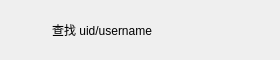
<?xml version="1.0" encoding="UTF-8"?>
<ui version="4.0">
 <class>AddUserItem</class>
 <widget class="QWidget" name="AddUserItem">
  <property name="geometry">
   <rect>
    <x>0</x>
    <y>0</y>
    <width>280</width>
    <height>60</height>
   </rect>
  </property>
  <property name="minimumSize">
   <size>
    <width>280</width>
    <height>60</height>
   </size>
  </property>
  <property name="maximumSize">
   <size>
    <width>280</width>
    <height>60</height>
   </size>
  </property>
  <property name="windowTitle">
   <string>Form</string>
  </property>
  <layout class="QHBoxLayout" name="horizontalLayout">
   <item>
    <widget class="QLabel" name="add_tip">
     <property name="minimumSize">
      <size>
       <width>35</width>
       <height>35</height>
      </size>
     </property>
     <property name="maximumSize">
      <size>
       <width>35</width>
       <height>35</height>
      </size>
     </property>
     <property name="text">
      <string/>
     </property>
    </widget>
   </item>
   <item>
    <widget class="QLabel" name="message_tip">
     <property name="text">
      <string>查找 uid/username</string>
     </property>
    </widget>
   </item>
   <item>
    <widget class="QLabel" name="right_tip">
     <property name="minimumSize">
      <size>
       <width>32</width>
       <height>32</height>
      </size>
     </property>
     <property name="maximumSize">
      <size>
       <width>32</width>
       <height>32</height>
      </size>
     </property>
     <property name="text">
      <string/>
     </property>
    </widget>
   </item>
  </layout>
 </widget>
 <resources/>
 <connections/>
</ui>
